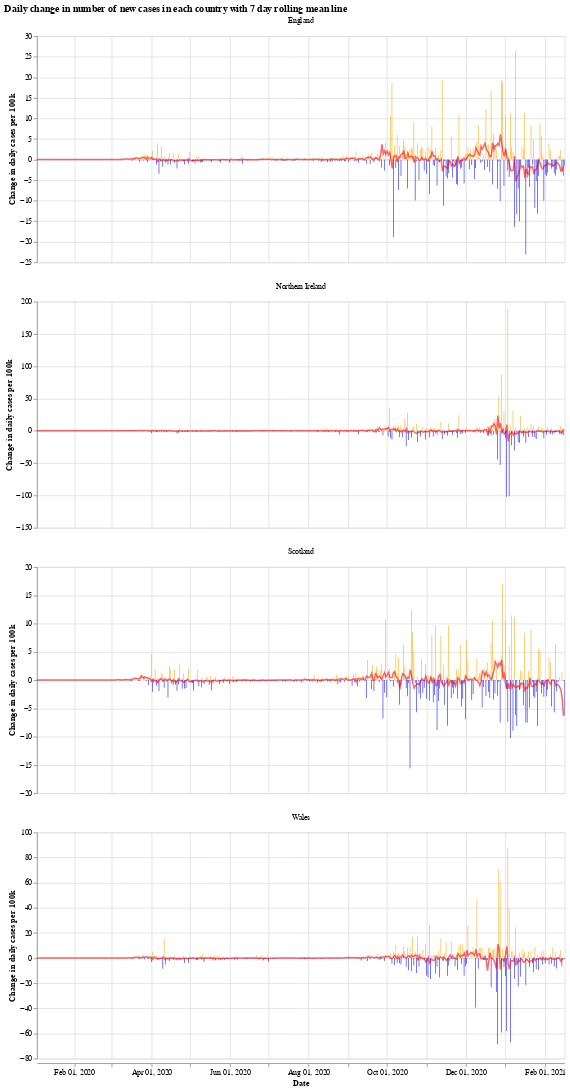

The code cell stored with this chart in its notebook:
### Markdown cell above
We will use the Python library `Altair` for visualising the data, see the [altair docs](https://altair-viz.github.io/) for more information.

First we have a graph which shows the daily change in the number of new cases for each country. This number jumps up and down all over the place, which is likely due to delay in reporting of new cases over the weekend. Another interesting thing is that it looks like the daily cases in Wales experienced a much shorter period of calm over the summer (calm in the sense of daily cases not jumping up and down).

The orange bars are days when the number of new cases (per 100k population) was more than the previous day, while the blue are days when the number of new cases dropped. The red line is the 7 day moving average. 

When the moving average line is below 0, it means that there is a consistent drop in new cases. We can see this clearly happening around the times that lockdowns were introduced (though, to varying degrees). I will update the graphs soon with a marker of when each lockdown started.

### Code cell
# collapse
import altair as alt

bars = alt.Chart(uk_cases).mark_bar().encode(
    x=alt.X("yearmonthdate(date):T", axis=alt.Axis(title='Date')),
    y=alt.Y("casesChangeRate:Q", axis=alt.Axis(title='Change in daily cases per 100k')),
    tooltip='casesChange',
    color=alt.condition(
        alt.datum.casesChangeRate > 0,
        alt.value("orange"),  # The positive color
        alt.value("blue")  # The negative color
    )
).properties(title='Daily change in number of new cases with 7 day rolling mean',width=700).interactive()

line = alt.Chart(uk_cases).mark_line(
    color='red',
    size=2,
    opacity=0.6
).transform_window(
    rolling_mean='mean(casesChangeRate)',
    frame=[0, 7],
    groupby=['areaName']
).encode(
    x='yearmonthdate(date):T',
    y='rolling_mean:Q'
)

alt.layer(bars, line, data=uk_cases).facet(alt.Column(
    'areaName', title=''), columns=1).resolve_scale(y='independent').properties(title='Daily change in number of new cases in each country with 7 day rolling mean line')

### Figure 1 — Vega-Lite specification as saved in the notebook (floating-point values rounded to 4 significant figures; data arrays with more than 128 entries replaced by an {"elided": "..."} marker saying what was removed)
{"config": {"view": {"continuousWidth": 400, "continuousHeight": 300}}, "data": {"name": "data-6518fa8dbc755318758be3dd65bc72a0"}, "facet": {"type": "nominal", "field": "areaName", "title": ""}, "spec": {"layer": [{"mark": "bar", "encoding": {"color": {"condition": {"value": "orange", "test": "(datum.casesChangeRate > 0)"}, "value": "blue"}, "tooltip": {"type": "quantitative", "field": "casesChange"}, "x": {"type": "temporal", "axis": {"title": "Date"}, "field": "date", "timeUnit": "yearmonthdate"}, "y": {"type": "quantitative", "axis": {"title": "Change in daily cases per 100k"}, "field": "casesChangeRate"}}, "selection": {"selector001": {"type": "interval", "bind": "scales", "encodings": ["x", "y"]}}, "title": "Daily change in number of new cases with 7 day rolling mean", "width": 700}, {"mark": {"type": "line", "color": "red", "opacity": 0.6, "size": 2}, "encoding": {"x": {"type": "temporal", "field": "date", "timeUnit": "yearmonthdate"}, "y": {"type": "quantitative", "field": "rolling_mean"}}, "transform": [{"window": [{"op": "mean", "field": "casesChangeRate", "as": "rolling_mean"}], "frame": [0, 7], "groupby": ["areaName"]}]}]}, "columns": 1, "resolve": {"scale": {"y": "independent"}}, "title": "Daily change in number of new cases in each country with 7 day rolling mean line", "$schema": "https://vega.github.io/schema/vega-lite/v4.8.1.json", "datasets": {"data-6518fa8dbc755318758be3dd65bc72a0": {"elided": "1640 records"}}}
